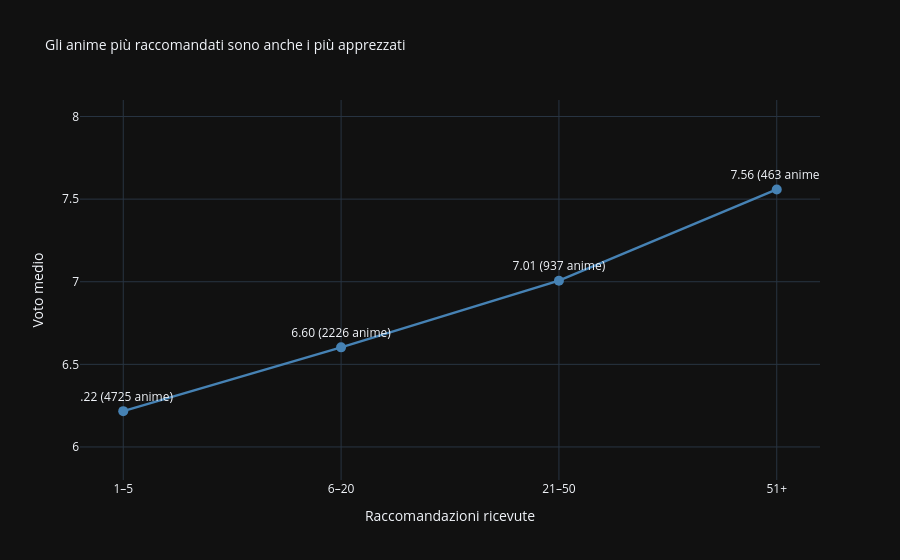

Here is the notebook cell this chart was saved with:
### Markdown cell above
## Raccomandazioni e distribuzione dei voti

### Code cell
recs = df_recommendations.copy()
ratings_clean = df_ratings.copy()

# raccomandazioni ricevute per anime
rec_count = recs['recommendation_mal_id'].value_counts().reset_index()
rec_count.columns = ['anime_id', 'n_recs']
# voto medio per anime (almeno 100 voti)
anime_scores = (ratings_clean[ratings_clean['score'] > 0].groupby('anime_id')['score'].agg(avg_score='mean', n_ratings='count').reset_index())
anime_scores = anime_scores[anime_scores['n_ratings'] >= 100]
# unione e fasce
data = anime_scores.merge(rec_count, on='anime_id', how='inner')
bins = [0, 5, 20, 50, float('inf')]
tier_labels = ['1–5', '6–20', '21–50', '51+']
data['rec_tier'] = pd.cut(data['n_recs'], bins=bins, labels=tier_labels)

# voto medio e conteggio per fascia
summary = (data.groupby('rec_tier', observed=True)['avg_score'].agg(media='mean', n_anime='count').reset_index())
summary['etichetta'] = summary.apply(lambda r: f"{r['media']:.2f} ({int(r['n_anime'])} anime)", axis=1)
# creazione grafico con Plotly
fig = px.line(summary, x='rec_tier', y='media', markers=True, text='etichetta',
    title="Gli anime più raccomandati sono anche i più apprezzati",
    labels={'rec_tier': 'Raccomandazioni ricevute', 'media': 'Voto medio'},
    custom_data=['n_anime'])
fig.update_traces(
    marker=dict(size=10), line=dict(width=2.5, color='steelblue'),
    textposition='top center',
    hovertemplate='<b>%{x} raccomandazioni</b><br>'
                  'Voto medio: %{y:.2f}<br>'
                  'Anime: %{customdata[0]}<extra></extra>'
)
fig.update_layout(
    yaxis=dict(range=[5.8, 8.1]),
    hovermode="x unified",
    template="plotly_dark",
    title_font_size=14
)
fig.show()

### Figure 1 — Plotly figure (JSON) as saved in the notebook; plotly's stock layout.template omitted (floating-point values rounded to 4 significant figures)
{"data": [{"customdata": [[4725], [2226], [937], [463]], "hovertemplate": "<b>%{x} raccomandazioni</b><br>Voto medio: %{y:.2f}<br>Anime: %{customdata[0]}<extra></extra>", "legendgroup": "", "line": {"color": "steelblue", "dash": "solid", "width": 2.5}, "marker": {"symbol": "circle", "size": 10}, "mode": "lines+markers+text", "name": "", "orientation": "v", "showlegend": false, "text": ["6.22 (4725 anime)", "6.60 (2226 anime)", "7.01 (937 anime)", "7.56 (463 anime)"], "x": ["1–5", "6–20", "21–50", "51+"], "xaxis": "x", "y": [6.217, 6.603, 7.006, 7.559], "yaxis": "y", "type": "scatter", "textposition": "top center"}], "layout": {"xaxis": {"anchor": "y", "domain": [0.0, 1.0], "title": {"text": "Raccomandazioni ricevute"}}, "yaxis": {"anchor": "x", "domain": [0.0, 1.0], "title": {"text": "Voto medio"}, "range": [5.8, 8.1]}, "legend": {"tracegroupgap": 0}, "title": {"text": "Gli anime più raccomandati sono anche i più apprezzati", "font": {"size": 14}}, "hovermode": "x unified"}}
